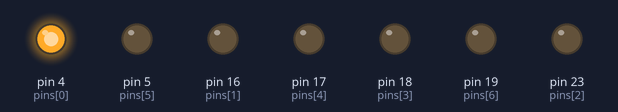
A sketch run on a simulated Arduino Mega 2560, built with avr-gcc and run on an emulated ATmega2560. Shown: output pins drawn as LEDs (lit = HIGH). What the sketch prints to the serial monitor is not drawn.

Above: at 0.15 s.
At 4.95 s:
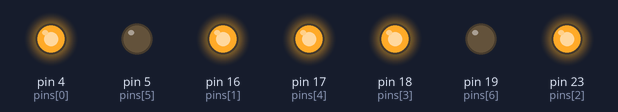
At 10.05 s:
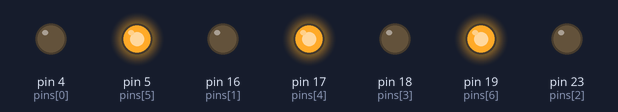
At 19.96 s:
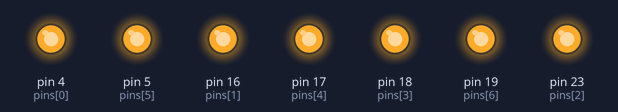
At 29.87 s:
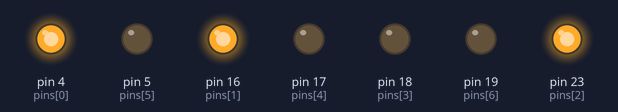
At 39.78 s:
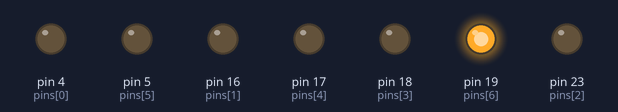
Timing chart, 0 to 40.1 s (numbered marks = the images above):
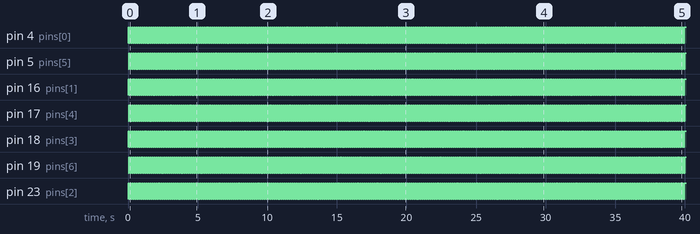

Measured:
- by itself, pin 4 (pins[0]), pin 5 (pins[5]), pin 16 (pins[1]), pin 17 (pins[4]), pin 18 (pins[3]), pin 19 (pins[6]), pin 23 (pins[2]): alternates HIGH for 0.07 s and LOW for 0.07 s
- by itself, everything shown: repeats every 2.1 s, in 7 steps

The sketch:

main.ino
```cpp
#include <Wire.h>
#include <Arduino.h>

// # plain
// # b red/black/white
// # c yellow/black/white
// # d plain flexible
//
// #/ Good Display GDEH0213B72
// #/ HINK-E0213A22
// #/ IL3897 / ssd16xx SSD1675
// #/ waveshare_epaper_gdeh0213b72
// #/ https://v4.cecdn.yun300.cn/100001_1909185148/GDEH0213B72.pdf
// # Busy IO4
// # Reset IO16
// # MOSI IO23
// # CLK IO18
// # DC IO17
// # CS IO5

int pins[] = {4, 16, 23, 18, 17, 5, 19};
const int d = 10;

void setup() {
    Serial.begin(115200);
    Serial.println("Hello");

    for (int ii = 0; ii < 7; ii++)
    {
        pinMode(pins[ii], OUTPUT);
    }
}

void loop() {
    for (int ii = 0; ii < 7; ii++)
    {
        digitalWrite(pins[ii], HIGH);
        delay(d);
    }
    for (int ii = 0; ii < 7; ii++)
    {
        digitalWrite(pins[ii], LOW);
        delay(d);
    }

}
```
